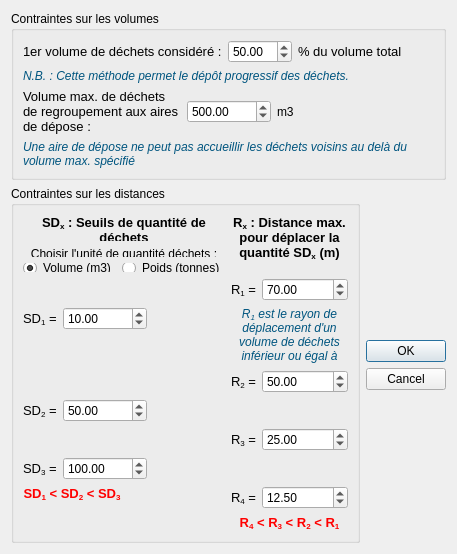
<?xml version="1.0" encoding="UTF-8"?>
<ui version="4.0">
 <class>Dialog</class>
 <widget class="QDialog" name="Dialog">
  <property name="geometry">
   <rect>
    <x>0</x>
    <y>0</y>
    <width>457</width>
    <height>554</height>
   </rect>
  </property>
  <property name="windowTitle">
   <string>Dialog</string>
  </property>
  <layout class="QVBoxLayout" name="verticalLayout_3">
   <item>
    <widget class="QGroupBox" name="groupBox">
     <property name="title">
      <string>Contraintes sur les volumes</string>
     </property>
     <layout class="QVBoxLayout" name="verticalLayout">
      <item>
       <layout class="QHBoxLayout" name="horizontalLayout">
        <item>
         <widget class="QLabel" name="label">
          <property name="text">
           <string>&lt;html&gt;&lt;head/&gt;&lt;body&gt;&lt;p&gt;&lt;span style=&quot; font-size:10pt;&quot;&gt;1er volume de déchets considéré :&lt;/span&gt;&lt;/p&gt;&lt;/body&gt;&lt;/html&gt;</string>
          </property>
         </widget>
        </item>
        <item>
         <widget class="QDoubleSpinBox" name="doubleSpinBox">
          <property name="sizePolicy">
           <sizepolicy hsizetype="Fixed" vsizetype="Fixed">
            <horstretch>0</horstretch>
            <verstretch>0</verstretch>
           </sizepolicy>
          </property>
          <property name="maximum">
           <double>100.000000000000000</double>
          </property>
          <property name="singleStep">
           <double>0.500000000000000</double>
          </property>
          <property name="value">
           <double>50.000000000000000</double>
          </property>
         </widget>
        </item>
        <item>
         <widget class="QLabel" name="label_2">
          <property name="text">
           <string>&lt;html&gt;&lt;head/&gt;&lt;body&gt;&lt;p&gt;&lt;span style=&quot; font-size:10pt;&quot;&gt;% du volume total&lt;/span&gt;&lt;/p&gt;&lt;/body&gt;&lt;/html&gt;</string>
          </property>
         </widget>
        </item>
       </layout>
      </item>
      <item>
       <widget class="QLabel" name="label_6">
        <property name="text">
         <string>&lt;html&gt;&lt;head/&gt;&lt;body&gt;&lt;p&gt;&lt;span style=&quot; font-style:italic; color:#00557f;&quot;&gt;N.B. : Cette méthode permet le dépôt progressif des déchets.&lt;/span&gt;&lt;/p&gt;&lt;/body&gt;&lt;/html&gt;</string>
        </property>
       </widget>
      </item>
      <item>
       <layout class="QHBoxLayout" name="horizontalLayout_2">
        <item>
         <widget class="QLabel" name="label_3">
          <property name="text">
           <string>&lt;html&gt;&lt;head/&gt;&lt;body&gt;&lt;p&gt;&lt;span style=&quot; font-size:10pt;&quot;&gt;Volume max. de déchets de regroupement aux aires de dépose :&lt;/span&gt;&lt;/p&gt;&lt;/body&gt;&lt;/html&gt;</string>
          </property>
          <property name="wordWrap">
           <bool>true</bool>
          </property>
         </widget>
        </item>
        <item>
         <widget class="QDoubleSpinBox" name="doubleSpinBox_2">
          <property name="sizePolicy">
           <sizepolicy hsizetype="Fixed" vsizetype="Fixed">
            <horstretch>0</horstretch>
            <verstretch>0</verstretch>
           </sizepolicy>
          </property>
          <property name="maximum">
           <double>1000000.000000000000000</double>
          </property>
          <property name="value">
           <double>500.000000000000000</double>
          </property>
         </widget>
        </item>
        <item>
         <widget class="QLabel" name="label_4">
          <property name="text">
           <string>m3</string>
          </property>
         </widget>
        </item>
       </layout>
      </item>
      <item>
       <widget class="QLabel" name="label_17">
        <property name="text">
         <string>&lt;html&gt;&lt;head/&gt;&lt;body&gt;&lt;p&gt;&lt;span style=&quot; font-style:italic; color:#00557f;&quot;&gt;Une aire de dépose ne peut pas accueillir les déchets voisins au delà du volume max. spécifié&lt;/span&gt;&lt;/p&gt;&lt;/body&gt;&lt;/html&gt;</string>
        </property>
        <property name="wordWrap">
         <bool>true</bool>
        </property>
       </widget>
      </item>
     </layout>
    </widget>
   </item>
   <item>
    <layout class="QHBoxLayout" name="horizontalLayout_3">
     <item>
      <widget class="QGroupBox" name="groupBox_2">
       <property name="title">
        <string>Contraintes sur les distances</string>
       </property>
       <layout class="QVBoxLayout" name="verticalLayout_2">
        <item>
         <layout class="QFormLayout" name="formLayout">
          <item row="0" column="0">
           <layout class="QVBoxLayout" name="verticalLayout_4">
            <item>
             <widget class="QLabel" name="label_19">
              <property name="text">
               <string>&lt;html&gt;&lt;head/&gt;&lt;body&gt;&lt;p align=&quot;center&quot;&gt;&lt;span style=&quot; font-size:10pt; font-weight:600;&quot;&gt;SD&lt;/span&gt;&lt;span style=&quot; font-size:10pt; font-weight:600; vertical-align:sub;&quot;&gt;x&lt;/span&gt;&lt;span style=&quot; font-size:10pt; font-weight:600;&quot;&gt; : Seuils de quantité de déchets&lt;/span&gt;&lt;/p&gt;&lt;/body&gt;&lt;/html&gt;</string>
              </property>
              <property name="textFormat">
               <enum>Qt::AutoText</enum>
              </property>
              <property name="scaledContents">
               <bool>false</bool>
              </property>
              <property name="alignment">
               <set>Qt::AlignJustify|Qt::AlignVCenter</set>
              </property>
              <property name="wordWrap">
               <bool>true</bool>
              </property>
             </widget>
            </item>
            <item>
             <layout class="QVBoxLayout" name="verticalLayout_5">
              <item>
               <widget class="QLabel" name="label_20">
                <property name="text">
                 <string>&lt;html&gt;&lt;head/&gt;&lt;body&gt;&lt;p align=&quot;center&quot;&gt;&lt;span style=&quot; text-decoration: underline;&quot;&gt;Choisir l'unité de quantité déchets :&lt;/span&gt;&lt;/p&gt;&lt;/body&gt;&lt;/html&gt;</string>
                </property>
               </widget>
              </item>
              <item>
               <layout class="QHBoxLayout" name="horizontalLayout_11">
                <item>
                 <widget class="QRadioButton" name="radioButton">
                  <property name="text">
                   <string>Volume (m3)</string>
                  </property>
                  <property name="checked">
                   <bool>true</bool>
                  </property>
                 </widget>
                </item>
                <item>
                 <widget class="QRadioButton" name="radioButton_2">
                  <property name="text">
                   <string>Poids (tonnes)</string>
                  </property>
                 </widget>
                </item>
               </layout>
              </item>
             </layout>
            </item>
           </layout>
          </item>
          <item row="0" column="1">
           <widget class="QLabel" name="label_8">
            <property name="sizePolicy">
             <sizepolicy hsizetype="Preferred" vsizetype="Fixed">
              <horstretch>0</horstretch>
              <verstretch>0</verstretch>
             </sizepolicy>
            </property>
            <property name="text">
             <string>&lt;html&gt;&lt;head/&gt;&lt;body&gt;&lt;p align=&quot;center&quot;&gt;&lt;span style=&quot; font-size:10pt; font-weight:600;&quot;&gt;R&lt;/span&gt;&lt;span style=&quot; font-size:10pt; font-weight:600; vertical-align:sub;&quot;&gt;x&lt;/span&gt;&lt;span style=&quot; font-size:10pt; font-weight:600;&quot;&gt; : Distance max. pour déplacer la quantité SD&lt;/span&gt;&lt;span style=&quot; font-size:10pt; font-weight:600; vertical-align:sub;&quot;&gt;x&lt;/span&gt;&lt;span style=&quot; font-size:10pt; font-weight:600;&quot;&gt; (m)&lt;/span&gt;&lt;/p&gt;&lt;/body&gt;&lt;/html&gt;</string>
            </property>
            <property name="alignment">
             <set>Qt::AlignLeading|Qt::AlignLeft|Qt::AlignTop</set>
            </property>
            <property name="wordWrap">
             <bool>true</bool>
            </property>
           </widget>
          </item>
          <item row="1" column="1">
           <layout class="QHBoxLayout" name="horizontalLayout_7">
            <item>
             <widget class="QLabel" name="label_12">
              <property name="sizePolicy">
               <sizepolicy hsizetype="Fixed" vsizetype="Preferred">
                <horstretch>0</horstretch>
                <verstretch>0</verstretch>
               </sizepolicy>
              </property>
              <property name="text">
               <string>&lt;html&gt;&lt;head/&gt;&lt;body&gt;&lt;p&gt;&lt;span style=&quot; font-size:10pt;&quot;&gt;R&lt;/span&gt;&lt;span style=&quot; font-size:10pt; vertical-align:sub;&quot;&gt;1&lt;/span&gt;&lt;span style=&quot; font-size:10pt;&quot;&gt; =&lt;/span&gt;&lt;/p&gt;&lt;/body&gt;&lt;/html&gt;</string>
              </property>
             </widget>
            </item>
            <item>
             <widget class="QDoubleSpinBox" name="rbuffer1">
              <property name="sizePolicy">
               <sizepolicy hsizetype="Preferred" vsizetype="Fixed">
                <horstretch>0</horstretch>
                <verstretch>0</verstretch>
               </sizepolicy>
              </property>
              <property name="maximum">
               <double>100000.000000000000000</double>
              </property>
              <property name="value">
               <double>70.000000000000000</double>
              </property>
             </widget>
            </item>
           </layout>
          </item>
          <item row="2" column="0">
           <layout class="QHBoxLayout" name="horizontalLayout_4">
            <item>
             <widget class="QLabel" name="label_9">
              <property name="text">
               <string>&lt;html&gt;&lt;head/&gt;&lt;body&gt;&lt;p&gt;&lt;span style=&quot; font-size:10pt;&quot;&gt;SD&lt;/span&gt;&lt;span style=&quot; font-size:10pt; vertical-align:sub;&quot;&gt;1&lt;/span&gt;&lt;span style=&quot; font-size:10pt;&quot;&gt; =&lt;/span&gt;&lt;/p&gt;&lt;/body&gt;&lt;/html&gt;</string>
              </property>
             </widget>
            </item>
            <item>
             <widget class="QDoubleSpinBox" name="volume1">
              <property name="maximum">
               <double>100000.000000000000000</double>
              </property>
              <property name="value">
               <double>10.000000000000000</double>
              </property>
             </widget>
            </item>
           </layout>
          </item>
          <item row="2" column="1">
           <widget class="QLabel" name="label_7">
            <property name="text">
             <string>&lt;html&gt;&lt;head/&gt;&lt;body&gt;&lt;p align=&quot;center&quot;&gt;&lt;span style=&quot; font-style:italic; color:#00557f;&quot;&gt;R&lt;/span&gt;&lt;span style=&quot; font-style:italic; color:#00557f; vertical-align:sub;&quot;&gt;1&lt;/span&gt;&lt;span style=&quot; font-style:italic; color:#00557f;&quot;&gt; est le rayon de déplacement d'un volume de déchets inférieur ou égal à SD&lt;/span&gt;&lt;span style=&quot; font-style:italic; color:#00557f; vertical-align:sub;&quot;&gt;1&lt;/span&gt;&lt;/p&gt;&lt;/body&gt;&lt;/html&gt;</string>
            </property>
            <property name="wordWrap">
             <bool>true</bool>
            </property>
           </widget>
          </item>
          <item row="3" column="1">
           <layout class="QHBoxLayout" name="horizontalLayout_8">
            <item>
             <widget class="QLabel" name="label_13">
              <property name="sizePolicy">
               <sizepolicy hsizetype="Fixed" vsizetype="Preferred">
                <horstretch>0</horstretch>
                <verstretch>0</verstretch>
               </sizepolicy>
              </property>
              <property name="text">
               <string>&lt;html&gt;&lt;head/&gt;&lt;body&gt;&lt;p&gt;&lt;span style=&quot; font-size:10pt;&quot;&gt;R&lt;/span&gt;&lt;span style=&quot; font-size:10pt; vertical-align:sub;&quot;&gt;2&lt;/span&gt;&lt;span style=&quot; font-size:10pt;&quot;&gt; =&lt;/span&gt;&lt;/p&gt;&lt;/body&gt;&lt;/html&gt;</string>
              </property>
             </widget>
            </item>
            <item>
             <widget class="QDoubleSpinBox" name="rbuffer2">
              <property name="maximum">
               <double>1000000.000000000000000</double>
              </property>
              <property name="value">
               <double>50.000000000000000</double>
              </property>
             </widget>
            </item>
           </layout>
          </item>
          <item row="4" column="0">
           <layout class="QHBoxLayout" name="horizontalLayout_5">
            <property name="sizeConstraint">
             <enum>QLayout::SetFixedSize</enum>
            </property>
            <item>
             <widget class="QLabel" name="label_10">
              <property name="text">
               <string>&lt;html&gt;&lt;head/&gt;&lt;body&gt;&lt;p&gt;&lt;span style=&quot; font-size:10pt;&quot;&gt;SD&lt;/span&gt;&lt;span style=&quot; font-size:10pt; vertical-align:sub;&quot;&gt;2&lt;/span&gt;&lt;span style=&quot; font-size:10pt;&quot;&gt; =&lt;/span&gt;&lt;/p&gt;&lt;/body&gt;&lt;/html&gt;</string>
              </property>
             </widget>
            </item>
            <item>
             <widget class="QDoubleSpinBox" name="volume2">
              <property name="maximum">
               <double>100000.000000000000000</double>
              </property>
              <property name="value">
               <double>50.000000000000000</double>
              </property>
             </widget>
            </item>
           </layout>
          </item>
          <item row="5" column="1">
           <layout class="QHBoxLayout" name="horizontalLayout_9">
            <item>
             <widget class="QLabel" name="label_14">
              <property name="sizePolicy">
               <sizepolicy hsizetype="Fixed" vsizetype="Preferred">
                <horstretch>0</horstretch>
                <verstretch>0</verstretch>
               </sizepolicy>
              </property>
              <property name="text">
               <string>&lt;html&gt;&lt;head/&gt;&lt;body&gt;&lt;p&gt;&lt;span style=&quot; font-size:10pt;&quot;&gt;R&lt;/span&gt;&lt;span style=&quot; font-size:10pt; vertical-align:sub;&quot;&gt;3&lt;/span&gt;&lt;span style=&quot; font-size:10pt;&quot;&gt; =&lt;/span&gt;&lt;/p&gt;&lt;/body&gt;&lt;/html&gt;</string>
              </property>
             </widget>
            </item>
            <item>
             <widget class="QDoubleSpinBox" name="rbuffer3">
              <property name="maximum">
               <double>100000.000000000000000</double>
              </property>
              <property name="value">
               <double>25.000000000000000</double>
              </property>
             </widget>
            </item>
           </layout>
          </item>
          <item row="6" column="0">
           <layout class="QHBoxLayout" name="horizontalLayout_6">
            <item>
             <widget class="QLabel" name="label_11">
              <property name="text">
               <string>&lt;html&gt;&lt;head/&gt;&lt;body&gt;&lt;p&gt;&lt;span style=&quot; font-size:10pt;&quot;&gt;SD&lt;/span&gt;&lt;span style=&quot; font-size:10pt; vertical-align:sub;&quot;&gt;3&lt;/span&gt;&lt;span style=&quot; font-size:10pt;&quot;&gt; =&lt;/span&gt;&lt;/p&gt;&lt;/body&gt;&lt;/html&gt;</string>
              </property>
             </widget>
            </item>
            <item>
             <widget class="QDoubleSpinBox" name="volume3">
              <property name="maximum">
               <double>100000.000000000000000</double>
              </property>
              <property name="value">
               <double>100.000000000000000</double>
              </property>
             </widget>
            </item>
           </layout>
          </item>
          <item row="7" column="0">
           <widget class="QLabel" name="label_16">
            <property name="sizePolicy">
             <sizepolicy hsizetype="Minimum" vsizetype="Maximum">
              <horstretch>0</horstretch>
              <verstretch>0</verstretch>
             </sizepolicy>
            </property>
            <property name="text">
             <string>&lt;html&gt;&lt;head/&gt;&lt;body&gt;&lt;p align=&quot;center&quot;&gt;&lt;span style=&quot; font-size:10pt; font-weight:600; color:#ff0000;&quot;&gt;SD&lt;/span&gt;&lt;span style=&quot; font-size:10pt; font-weight:600; color:#ff0000; vertical-align:sub;&quot;&gt;1&lt;/span&gt;&lt;span style=&quot; font-size:10pt; font-weight:600; color:#ff0000;&quot;&gt; &amp;lt; SD&lt;/span&gt;&lt;span style=&quot; font-size:10pt; font-weight:600; color:#ff0000; vertical-align:sub;&quot;&gt;2&lt;/span&gt;&lt;span style=&quot; font-size:10pt; font-weight:600; color:#ff0000;&quot;&gt; &amp;lt; SD&lt;/span&gt;&lt;span style=&quot; font-size:10pt; font-weight:600; color:#ff0000; vertical-align:sub;&quot;&gt;3&lt;/span&gt;&lt;/p&gt;&lt;/body&gt;&lt;/html&gt;</string>
            </property>
            <property name="wordWrap">
             <bool>true</bool>
            </property>
           </widget>
          </item>
          <item row="7" column="1">
           <layout class="QHBoxLayout" name="horizontalLayout_10">
            <item>
             <widget class="QLabel" name="label_15">
              <property name="sizePolicy">
               <sizepolicy hsizetype="Fixed" vsizetype="Preferred">
                <horstretch>0</horstretch>
                <verstretch>0</verstretch>
               </sizepolicy>
              </property>
              <property name="text">
               <string>&lt;html&gt;&lt;head/&gt;&lt;body&gt;&lt;p&gt;&lt;span style=&quot; font-size:10pt;&quot;&gt;R&lt;/span&gt;&lt;span style=&quot; font-size:10pt; vertical-align:sub;&quot;&gt;4&lt;/span&gt;&lt;span style=&quot; font-size:10pt;&quot;&gt; =&lt;/span&gt;&lt;/p&gt;&lt;/body&gt;&lt;/html&gt;</string>
              </property>
             </widget>
            </item>
            <item>
             <widget class="QDoubleSpinBox" name="rbuffer4">
              <property name="maximum">
               <double>100000.000000000000000</double>
              </property>
              <property name="value">
               <double>12.500000000000000</double>
              </property>
             </widget>
            </item>
           </layout>
          </item>
          <item row="8" column="1">
           <widget class="QLabel" name="label_18">
            <property name="text">
             <string>&lt;html&gt;&lt;head/&gt;&lt;body&gt;&lt;p align=&quot;center&quot;&gt;&lt;span style=&quot; font-size:10pt; font-weight:600; color:#ff0000;&quot;&gt;R&lt;/span&gt;&lt;span style=&quot; font-size:10pt; font-weight:600; color:#ff0000; vertical-align:sub;&quot;&gt;4&lt;/span&gt;&lt;span style=&quot; font-size:10pt; font-weight:600; color:#ff0000;&quot;&gt; &amp;lt; R&lt;/span&gt;&lt;span style=&quot; font-size:10pt; font-weight:600; color:#ff0000; vertical-align:sub;&quot;&gt;3&lt;/span&gt;&lt;span style=&quot; font-size:10pt; font-weight:600; color:#ff0000;&quot;&gt; &amp;lt; R&lt;/span&gt;&lt;span style=&quot; font-size:10pt; font-weight:600; color:#ff0000; vertical-align:sub;&quot;&gt;2&lt;/span&gt;&lt;span style=&quot; font-size:10pt; font-weight:600; color:#ff0000;&quot;&gt; &amp;lt; R&lt;/span&gt;&lt;span style=&quot; font-size:10pt; font-weight:600; color:#ff0000; vertical-align:sub;&quot;&gt;1&lt;/span&gt;&lt;/p&gt;&lt;/body&gt;&lt;/html&gt;</string>
            </property>
           </widget>
          </item>
         </layout>
        </item>
       </layout>
      </widget>
     </item>
     <item>
      <widget class="QDialogButtonBox" name="buttonBox">
       <property name="orientation">
        <enum>Qt::Vertical</enum>
       </property>
       <property name="standardButtons">
        <set>QDialogButtonBox::Cancel|QDialogButtonBox::Ok</set>
       </property>
       <property name="centerButtons">
        <bool>true</bool>
       </property>
      </widget>
     </item>
    </layout>
   </item>
  </layout>
 </widget>
 <resources/>
 <connections>
  <connection>
   <sender>buttonBox</sender>
   <signal>accepted()</signal>
   <receiver>Dialog</receiver>
   <slot>accept()</slot>
   <hints>
    <hint type="sourcelabel">
     <x>248</x>
     <y>254</y>
    </hint>
    <hint type="destinationlabel">
     <x>157</x>
     <y>274</y>
    </hint>
   </hints>
  </connection>
  <connection>
   <sender>buttonBox</sender>
   <signal>rejected()</signal>
   <receiver>Dialog</receiver>
   <slot>reject()</slot>
   <hints>
    <hint type="sourcelabel">
     <x>316</x>
     <y>260</y>
    </hint>
    <hint type="destinationlabel">
     <x>286</x>
     <y>274</y>
    </hint>
   </hints>
  </connection>
 </connections>
</ui>
